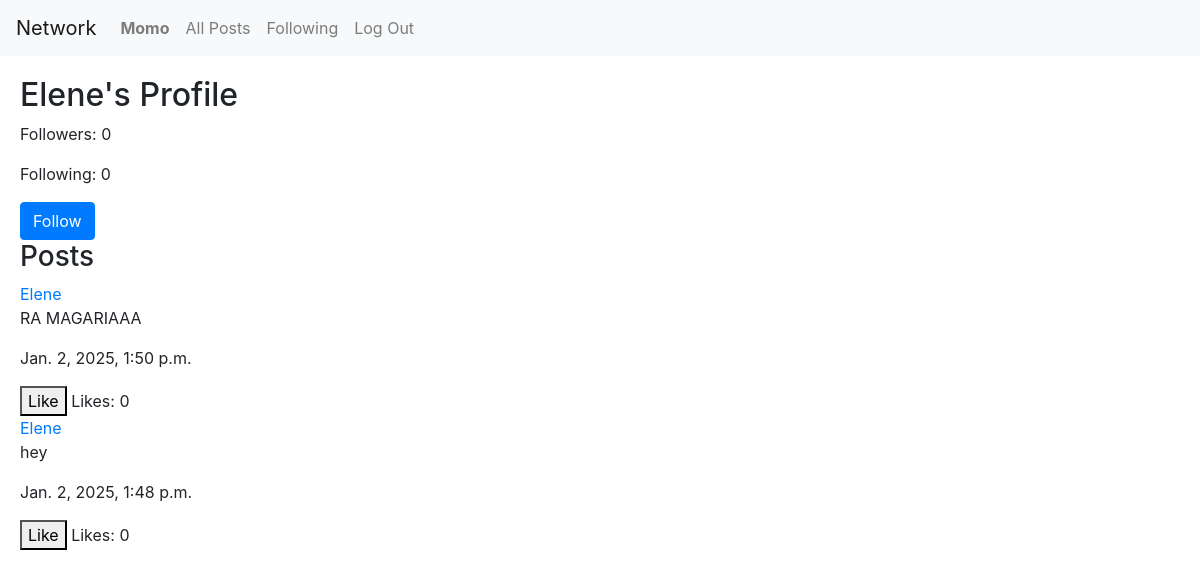
Screenshot of /profile/Elene (signed in) with the database file from the repository.
### network/models.py (models this page shows, shortened)
class User(AbstractUser):
    name = models.CharField(max_length=64, blank=True)
    following = models.ManyToManyField('self', symmetrical=False, related_name='followers')

class Post(models.Model):
    user = models.ForeignKey(User, on_delete=models.CASCADE, related_name='posts')  #link post to the user
    body = models.TextField()
    timestamp = models.DateTimeField(auto_now_add=True) #automatically sets the time
    likes = models.ManyToManyField(User, related_name="liked_posts", blank=True)

### network/views.py (the view)
# urls.py: path("profile/<str:username>", views.profile_view, name="profile"),
@login_required(login_url="/login", redirect_field_name=None)
def profile_view(request, username):
    user_profile = User.objects.get(username = username)
    posts = user_profile.posts.all().order_by('-timestamp')
    is_following = request.user.following.filter(username=username).exists()
    return render(request, "network/profile.html", {
         "profile": user_profile,
        "posts": posts,
        "followers_count": user_profile.followers.count(),
        "following_count": user_profile.following.count(),
        "is_following": is_following,
        "is_self": request.user == user_profile
    })

### network/templates/network/profile.html (shortened to what this page needs)
{% extends "network/layout.html" %} {% block body %}
<div class="profile-container">
	<h2>{{ profile.username }}'s Profile</h2>
	<div class="stats">
		<p>Followers: {{ followers_count }}</p>
		<p>Following: {{ following_count }}</p>
	</div>
	{% if not is_self %}
	<form action="{% url 'follow' profile.username %}" method="post">
		{% csrf_token %} {% if is_following %}
		<button name="follow" value="0" class="btn btn-secondary">Unfollow</button>
		{% else %}
		<button name="follow" value="1" class="btn btn-primary">Follow</button>
		{% endif %}
	</form>
	{% endif %}
	<h3>Posts</h3>
	<div class="posts-container">
		{% for post in posts %}
		<div class="post" id="post-{{ post.id }}">
			<a href="{% url 'profile' post.user.username %}"
				>{{ post.user.username }}</a
			>
			<div class="post-content" id="content-{{ post.id }}">
				<p class="post-body" id="post-body-{{ post.id }}">{{post.body}}</p>
			</div>
			<p>{{post.timestamp}}</p>
			{% if user.is_authenticated %}
			<button class="like-btn" data-post-id="{{ post.id }}">
				{% if user in post.likes.all %} Unlike {% else %} Like {% endif %}
			</button>
			{% endif %}
			<span id="likes-{{ post.id }}" class="likes-count"
				>Likes: {{ post.likes.count }}</span
			>
		</div>
		{% empty %}
		<p>No posts yet.</p>
		{% endfor %}
	</div>
</div>
{% endblock %}

### network/templates/network/layout.html (shortened to what this page needs)
{% load static %}
<!DOCTYPE html>
<html lang="en">
	<head>
		<link
			rel="stylesheet"
			href="https://stackpath.bootstrapcdn.com/bootstrap/4.4.1/css/bootstrap.min.css"
		/>
		<link href="{% static 'network/styles.css' %}" rel="stylesheet" />
	</head>
	<body>
		<nav class="navbar navbar-expand-lg navbar-light bg-light">
			<a class="navbar-brand" href="#">Network</a>
			<div class="layout-div">
				<ul class="navbar-nav mr-auto">
					{% if user.is_authenticated %}
					<li class="nav-item">
						<a class="nav-link" href="#"
							><strong>{{ user.username }}</strong></a
						>
					</li>
					{% endif %}
					<li class="nav-item">
						<a class="nav-link" href="{% url 'index' %}">All Posts</a>
					</li>
					{% if user.is_authenticated %}
					<li class="nav-item">
						<a class="nav-link" href="{% url 'following' %}">Following</a>
					</li>
					<li class="nav-item">
						<a class="nav-link" href="{% url 'logout' %}">Log Out</a>
					</li>
					{% endif %}
				</ul>
			</div>
		</nav>
		<div class="body">{% block body %} {% endblock %}</div>
	</body>
</html>

### network/static/network/styles.css (style rules this page uses)
.profile-container { padding-left: 20px; padding-top: 20px; }

### rows the page displays
User: username "Momo"
User: username "Elene"
Post: user.username "Elene", body "RA MAGARIAAA", timestamp "Jan. 2, 2025, 1:50 p.m.", shows "Like", likes.count "0"
Post: user.username "Elene", body "hey", timestamp "Jan. 2, 2025, 1:48 p.m.", shows "Like", likes.count "0"

### other values shown
{{ followers_count }} "0"
{{ following_count }} "0"
